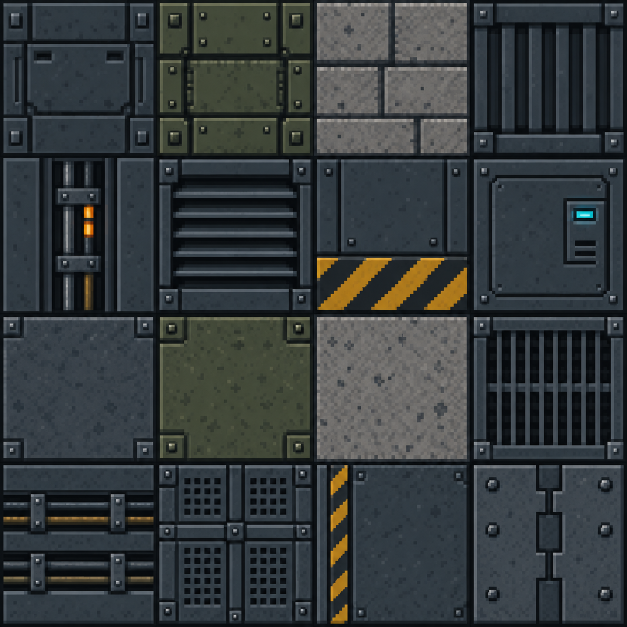
#> input picture art/walls-v1/source-atlas.png, 1254 x 1254 px (shown at 1/2 size)
$ python pixelize_walls.py
#> lines starting #> are read from the running program, lines starting #| are printed output that depends on the picture
### tools/pixelize_terrain.py
"""Generated 4x4 source -> shared 32-color RGB555 32px terrain sprites.

python tools/pixelize_terrain.py
Deterministic nearest-neighbor sampling, binary alpha, no dithering.
Requires Pillow; source and prompt remain in art/terrain-v1/.
"""
from pathlib import Path
from functools import lru_cache
import hashlib
import json
import struct
import zlib
from PIL import Image, ImageDraw, __version__

ROOT=Path(__file__).resolve().parents[1]
SOURCE=ROOT/'art/terrain-v1/source-atlas.png'
OUT=ROOT/'assets/pixel/terrain-v1'
NAMES=['floor-metal','floor-grate','floor-restroom','floor-checkpoint',
       'toilet','sink','counter','scanner','locker','bench','cover','barrel',
       'terminal','case','door','partition']
FLOOR_GAIN=[.78,.78,.53,.74]
def pixels(image):return image.get_flattened_data() if hasattr(image,'get_flattened_data') else image.getdata()

def rgb5(v):return round(round(v*31/255)*255/31)

def save_indexed(image,path):
    image.save(path,bits=8,optimize=False,transparency=0)
    # Pillow pads an 8-bit PLTE to 256 slots. Keep only our 32 defined colors;
    # all encoded pixel indices are <=31, so this remains a standard indexed PNG.
    raw=path.read_bytes();out=bytearray(raw[:8]);pos=8
    while pos<len(raw):
        length=struct.unpack('>I',raw[pos:pos+4])[0];kind=raw[pos+4:pos+8];data=raw[pos+8:pos+8+length]
        if kind==b'PLTE':data=data[:96]
        out.extend(struct.pack('>I',len(data))+kind+data+struct.pack('>I',zlib.crc32(kind+data)&0xffffffff));pos+=12+length
    path.write_bytes(out)

# [40 lines left out: function process, not called in this run]

# [1 lines that do not run on import are left out]

### tools/pixelize_walls.py
"""GPT Image 4x4 opaque atlas -> sixteen 32px RGB555 modular wall textures.

python tools/pixelize_walls.py
Shares the terrain pipeline's indexed PNG writer; no dithering or interpolation.
"""
from pathlib import Path
from functools import lru_cache
import hashlib
import json
from PIL import Image, ImageDraw, __version__
from pixelize_terrain import pixels, rgb5, save_indexed

ROOT=Path(__file__).resolve().parents[1]
SOURCE=ROOT/'art/walls-v1/source-atlas.png'
OUT=ROOT/'assets/pixel/walls-v1'
FACES=['armored','reinforced','concrete','ribbed','conduit','vent','hazard','access']
CAPS=['steel','olive','concrete','grille','cables','grid','hazard','bolted']
NAMES=['face-'+n for n in FACES]+['cap-'+n for n in CAPS]

def process():
    source=Image.open(SOURCE).convert('RGB');w,h=source.size;cells=[];bounds=[]
#> in process, source is the input picture: PIL image 1254x1254 RGB; mean R, G, B 53.1, 58.8, 60.5
#> after `w, h = source.size`: w = 1254; h = 1254
    for i in range(16):
        x,y=i%4,i//4;box=(round(x*w/4),round(y*h/4),round((x+1)*w/4),round((y+1)*h/4));bounds.append(box)
        cell=source.crop(box).resize((32,32),Image.Resampling.NEAREST)
        # Wall faces stay darker than raised caps, both quieter than actors.
        gain=.70 if i<8 else .88
        cell.putdata([tuple(round(v*gain) for v in p) for p in pixels(cell)]);cells.append(cell)
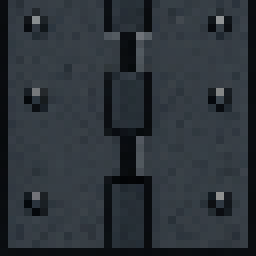
#> cell: PIL image 32x32 RGB (shown 8 times larger); mean R, G, B 44.8, 51.4, 57.7
#> after the loop, bounds = 16 items, first 6: (0, 0, 314, 314), (314, 0, 627, 314), (627, 0, 940, 314), (940, 0, 1254, 314), (0, 314, 314, 627), (314, 314, 627, 627); cells = 16 items
    sample=Image.new('RGB',(16*32*32,1));sample.putdata([p for cell in cells for p in pixels(cell)])
    pal=sample.quantize(colors=31,method=Image.Quantize.MEDIANCUT,dither=Image.Dither.NONE).getpalette()[:93]
    colors=[tuple(rgb5(v) for v in pal[i:i+3]) for i in range(0,93,3)]
    palette=[0,0,0]+[v for color in colors for v in color]
    @lru_cache(maxsize=None)
    def nearest(rgb):return 1+min(range(len(colors)),key=lambda i:sum((rgb[k]-colors[i][k])**2 for k in range(3)))
    OUT.mkdir(parents=True,exist_ok=True);atlas=Image.new('P',(128,128));atlas.putpalette(palette);records={}
#> after `atlas = Image.new('P', (128, 128))`: atlas: PIL image 128x128 P; every value is 0
    preview=Image.new('RGB',(656,712),(19,29,28));draw=ImageDraw.Draw(preview)
#> after `preview = Image.new('RGB', (656, 712), (19, 29, 28))`:
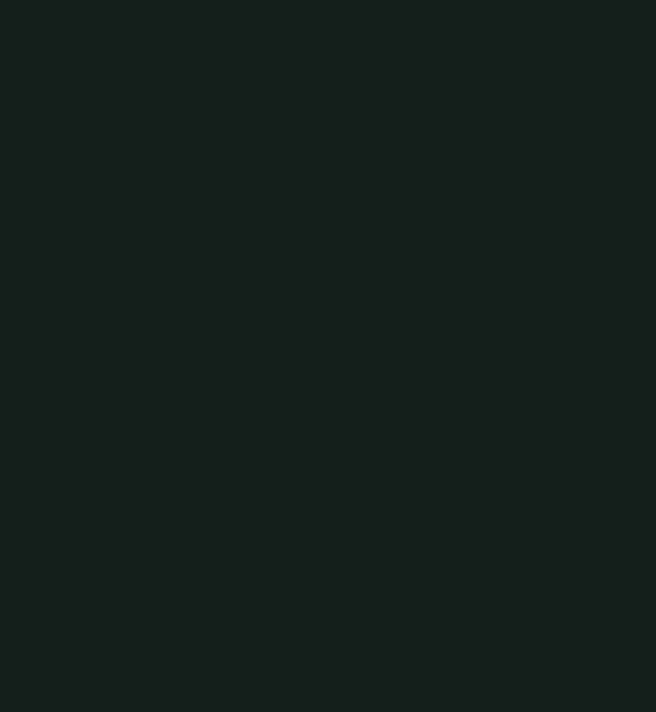
#> preview: PIL image 656x712 RGB; mean R, G, B 19, 29, 28
    results=[]
    for i,(name,cell) in enumerate(zip(NAMES,cells)):
        result=Image.new('P',(32,32));result.putpalette(palette);result.putdata([nearest(p) for p in pixels(cell)]);results.append(result)
        path=OUT/(name+'.png');save_indexed(result,path);atlas.paste(result,(i%4*32,i//4*32))
        preview.paste(result.convert('RGB').resize((144,144),Image.Resampling.NEAREST),(i%4*164+10,i//4*178+22))
        draw.text((i%4*164+10,i//4*178+5),name,fill=(205,220,194))
        records[name]={'index':i,'crop':bounds[i],'sha256':hashlib.sha256(path.read_bytes()).hexdigest(),'colors':len(result.getcolors())}
#> this loop made 16 passes
#> name on passes 1 to 12: 'face-armored', 'face-reinforced', 'face-concrete', 'face-ribbed', 'face-conduit', 'face-vent', 'face-hazard', 'face-access', 'cap-steel', 'cap-olive', 'cap-concrete', 'cap-grille'
#> pass 1, in save_indexed, `image.save(path,bits=8,optimize=False,transparency=0)`:
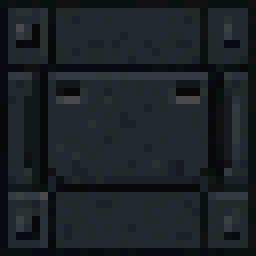
#> saved as face-armored.png: PIL image 32x32 P (shown 8 times larger); mean R, G, B 26.9, 33.4, 38.3
#> after the loop:
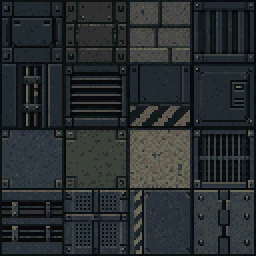
#> atlas: PIL image 128x128 P (shown 2 times larger); mean R, G, B 40.2, 45.1, 47.4
#> after the loop:
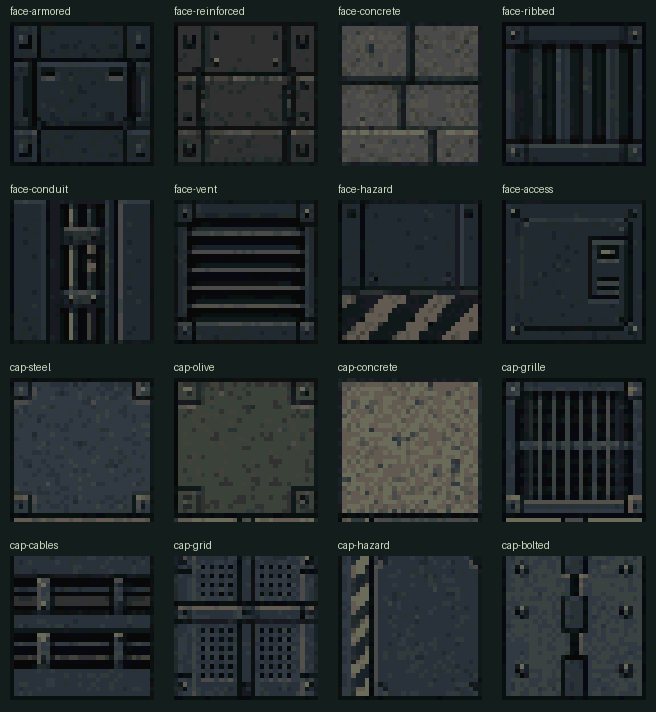
#> preview: PIL image 656x712 RGB; mean R, G, B 34.9, 41.4, 42.6
#> after the loop, records = 16 items; results = 16 items
    save_indexed(atlas,OUT/'atlas.png');preview.save(ROOT/'art/walls-v1/preview.png')
    # All 8x8 combinations at native resolution, enlarged only for inspection.
    combos=Image.new('RGB',(8*40,8*72),(17,26,25))
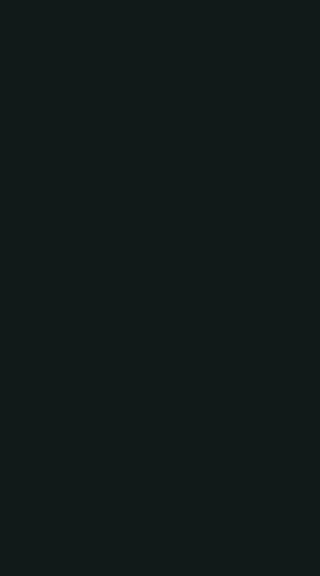
#> combos: PIL image 320x576 RGB; mean R, G, B 17, 26, 25
    for face in range(8):
        for cap in range(8):
            combos.paste(results[8+cap].convert('RGB'),(cap*40+4,face*72+4))
            combos.paste(results[face].convert('RGB'),(cap*40+4,face*72+36))
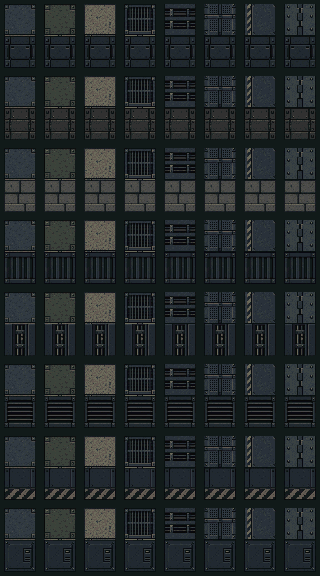
#> combos: PIL image 320x576 RGB; mean R, G, B 33.5, 39.6, 40.9
    combos.resize((640,1152),Image.Resampling.NEAREST).save(ROOT/'art/walls-v1/combinations.png')
    meta={'sourceSHA256':hashlib.sha256(SOURCE.read_bytes()).hexdigest(),'pillow':__version__,'grid':[4,4],'tileSize':32,'colors':32,'rgb':'RGB555','sampling':'NEAREST','opaque':True,'faceGain':.70,'capGain':.88,'sprites':records,'atlasSHA256':hashlib.sha256((OUT/'atlas.png').read_bytes()).hexdigest()}
    (OUT/'manifest.json').write_text(json.dumps(meta,indent=2)+'\n',encoding='utf-8')
    print('Built sixteen 32px wall textures, 64 combinations, shared RGB555 palette.')

if __name__=='__main__':process()
